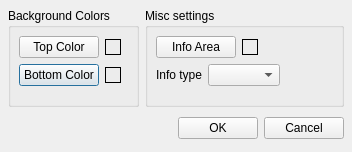
<ui version="4.0" >
 <author>AleMochi, glVertex</author>
 <comment></comment>
 <exportmacro></exportmacro>
 <class>customDialog</class>
 <widget class="QDialog" name="customDialog" >
  <property name="geometry" >
   <rect>
    <x>0</x>
    <y>0</y>
    <width>310</width>
    <height>152</height>
   </rect>
  </property>
  <property name="sizePolicy" >
   <sizepolicy>
    <hsizetype>0</hsizetype>
    <vsizetype>0</vsizetype>
    <horstretch>0</horstretch>
    <verstretch>0</verstretch>
   </sizepolicy>
  </property>
  <property name="windowTitle" >
   <string>MeshLab options</string>
  </property>
  <property name="modal" >
   <bool>true</bool>
  </property>
  <layout class="QGridLayout" >
   <property name="margin" >
    <number>8</number>
   </property>
   <property name="spacing" >
    <number>6</number>
   </property>
   <item row="0" column="0" >
    <widget class="QGroupBox" name="groupBoxBackground" >
     <property name="sizePolicy" >
      <sizepolicy>
       <hsizetype>5</hsizetype>
       <vsizetype>5</vsizetype>
       <horstretch>0</horstretch>
       <verstretch>0</verstretch>
      </sizepolicy>
     </property>
     <property name="title" >
      <string>Background Colors</string>
     </property>
     <layout class="QGridLayout" >
      <property name="margin" >
       <number>8</number>
      </property>
      <property name="spacing" >
       <number>6</number>
      </property>
      <item row="2" column="0" >
       <spacer>
        <property name="orientation" >
         <enum>Qt::Vertical</enum>
        </property>
        <property name="sizeHint" >
         <size>
          <width>20</width>
          <height>40</height>
         </size>
        </property>
       </spacer>
      </item>
      <item row="1" column="0" >
       <layout class="QHBoxLayout" >
        <property name="margin" >
         <number>0</number>
        </property>
        <property name="spacing" >
         <number>6</number>
        </property>
        <item>
         <widget class="QPushButton" name="pushButtonBottomBg" >
          <property name="text" >
           <string>Bottom Color</string>
          </property>
         </widget>
        </item>
        <item>
         <widget class="QLabel" name="labelBottmBg" >
          <property name="sizePolicy" >
           <sizepolicy>
            <hsizetype>0</hsizetype>
            <vsizetype>0</vsizetype>
            <horstretch>0</horstretch>
            <verstretch>0</verstretch>
           </sizepolicy>
          </property>
          <property name="minimumSize" >
           <size>
            <width>16</width>
            <height>16</height>
           </size>
          </property>
          <property name="frameShape" >
           <enum>QFrame::Box</enum>
          </property>
          <property name="text" >
           <string/>
          </property>
         </widget>
        </item>
        <item>
         <spacer>
          <property name="orientation" >
           <enum>Qt::Horizontal</enum>
          </property>
          <property name="sizeHint" >
           <size>
            <width>40</width>
            <height>20</height>
           </size>
          </property>
         </spacer>
        </item>
       </layout>
      </item>
      <item row="0" column="0" >
       <layout class="QHBoxLayout" >
        <property name="margin" >
         <number>0</number>
        </property>
        <property name="spacing" >
         <number>6</number>
        </property>
        <item>
         <widget class="QPushButton" name="pushButtonTopBg" >
          <property name="text" >
           <string>Top Color</string>
          </property>
         </widget>
        </item>
        <item>
         <widget class="QLabel" name="labelTopBg" >
          <property name="sizePolicy" >
           <sizepolicy>
            <hsizetype>0</hsizetype>
            <vsizetype>0</vsizetype>
            <horstretch>0</horstretch>
            <verstretch>0</verstretch>
           </sizepolicy>
          </property>
          <property name="minimumSize" >
           <size>
            <width>16</width>
            <height>16</height>
           </size>
          </property>
          <property name="frameShape" >
           <enum>QFrame::Box</enum>
          </property>
          <property name="text" >
           <string/>
          </property>
         </widget>
        </item>
        <item>
         <spacer>
          <property name="orientation" >
           <enum>Qt::Horizontal</enum>
          </property>
          <property name="sizeHint" >
           <size>
            <width>40</width>
            <height>20</height>
           </size>
          </property>
         </spacer>
        </item>
       </layout>
      </item>
     </layout>
    </widget>
   </item>
   <item row="1" column="0" colspan="2" >
    <layout class="QHBoxLayout" >
     <property name="margin" >
      <number>0</number>
     </property>
     <property name="spacing" >
      <number>6</number>
     </property>
     <item>
      <spacer>
       <property name="orientation" >
        <enum>Qt::Horizontal</enum>
       </property>
       <property name="sizeHint" >
        <size>
         <width>131</width>
         <height>31</height>
        </size>
       </property>
      </spacer>
     </item>
     <item>
      <widget class="QPushButton" name="okButton" >
       <property name="text" >
        <string>OK</string>
       </property>
      </widget>
     </item>
     <item>
      <widget class="QPushButton" name="cancelButton" >
       <property name="text" >
        <string>Cancel</string>
       </property>
      </widget>
     </item>
    </layout>
   </item>
   <item row="0" column="1" >
    <widget class="QGroupBox" name="groupBox" >
     <property name="title" >
      <string>Misc settings</string>
     </property>
     <layout class="QGridLayout" >
      <property name="margin" >
       <number>8</number>
      </property>
      <property name="spacing" >
       <number>6</number>
      </property>
      <item row="1" column="0" >
       <layout class="QHBoxLayout" >
        <property name="margin" >
         <number>0</number>
        </property>
        <property name="spacing" >
         <number>6</number>
        </property>
        <item>
         <widget class="QLabel" name="labelInfoType" >
          <property name="text" >
           <string>Info type</string>
          </property>
          <property name="buddy" >
           <cstring>comboBoxInfoType</cstring>
          </property>
         </widget>
        </item>
        <item>
         <widget class="QComboBox" name="comboBoxInfoType" />
        </item>
        <item>
         <spacer>
          <property name="orientation" >
           <enum>Qt::Horizontal</enum>
          </property>
          <property name="sizeHint" >
           <size>
            <width>40</width>
            <height>20</height>
           </size>
          </property>
         </spacer>
        </item>
       </layout>
      </item>
      <item row="2" column="0" >
       <spacer>
        <property name="orientation" >
         <enum>Qt::Vertical</enum>
        </property>
        <property name="sizeHint" >
         <size>
          <width>177</width>
          <height>41</height>
         </size>
        </property>
       </spacer>
      </item>
      <item row="0" column="0" >
       <layout class="QHBoxLayout" >
        <property name="margin" >
         <number>0</number>
        </property>
        <property name="spacing" >
         <number>6</number>
        </property>
        <item>
         <widget class="QPushButton" name="pushButtonLogArea" >
          <property name="text" >
           <string>Info Area</string>
          </property>
         </widget>
        </item>
        <item>
         <widget class="QLabel" name="labelLogArea" >
          <property name="sizePolicy" >
           <sizepolicy>
            <hsizetype>0</hsizetype>
            <vsizetype>0</vsizetype>
            <horstretch>0</horstretch>
            <verstretch>0</verstretch>
           </sizepolicy>
          </property>
          <property name="minimumSize" >
           <size>
            <width>16</width>
            <height>16</height>
           </size>
          </property>
          <property name="frameShape" >
           <enum>QFrame::Box</enum>
          </property>
          <property name="frameShadow" >
           <enum>QFrame::Plain</enum>
          </property>
          <property name="text" >
           <string/>
          </property>
         </widget>
        </item>
        <item>
         <spacer>
          <property name="orientation" >
           <enum>Qt::Horizontal</enum>
          </property>
          <property name="sizeHint" >
           <size>
            <width>40</width>
            <height>20</height>
           </size>
          </property>
         </spacer>
        </item>
       </layout>
      </item>
     </layout>
    </widget>
   </item>
  </layout>
 </widget>
 <pixmapfunction></pixmapfunction>
 <tabstops>
  <tabstop>pushButtonTopBg</tabstop>
  <tabstop>pushButtonBottomBg</tabstop>
  <tabstop>pushButtonLogArea</tabstop>
  <tabstop>comboBoxInfoType</tabstop>
  <tabstop>okButton</tabstop>
  <tabstop>cancelButton</tabstop>
 </tabstops>
 <resources/>
 <connections/>
</ui>
